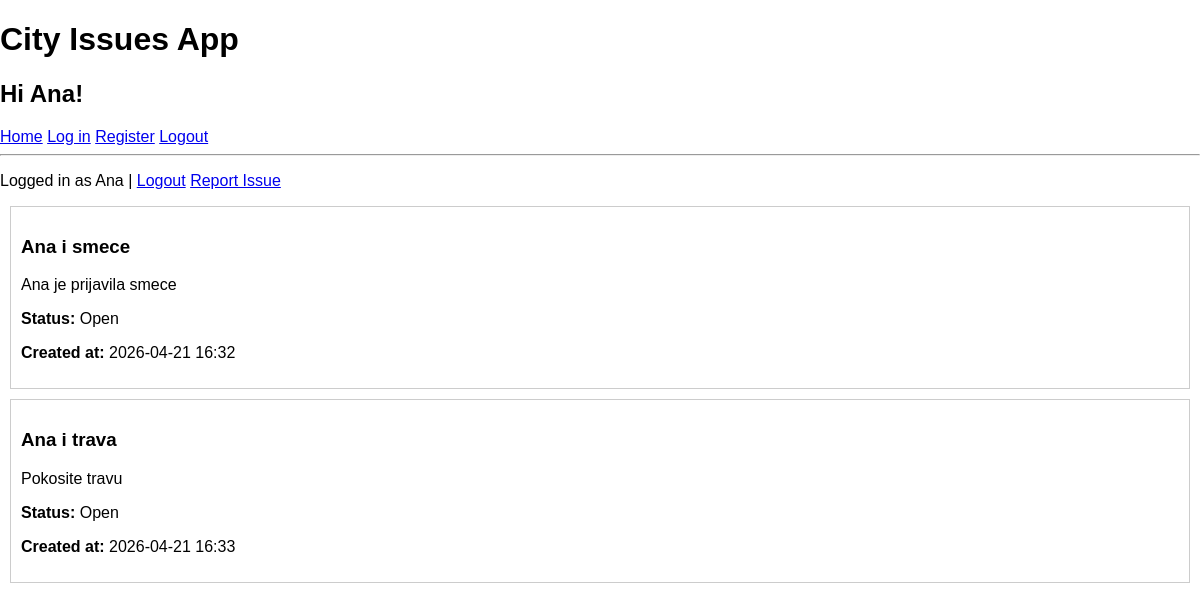
The page / (signed in) on the database as committed earlier.
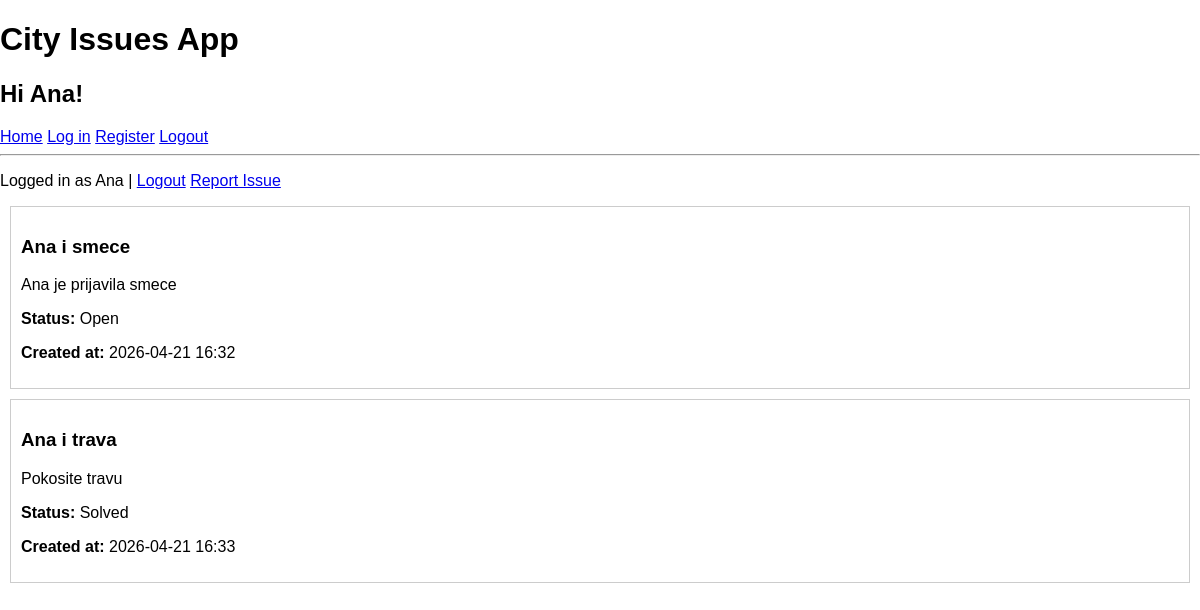
The same page on the database as committed later.
### models.py (models this page shows)
class Issue(db.Model):
    id = db.Column(db.Integer, primary_key=True)
    title = db.Column(db.String(100), nullable=False)
    description = db.Column(db.Text, nullable=False)
    status = db.Column(db.String(20), default='Open')
    created_at = db.Column(db.DateTime, default=datetime.utcnow)
    user_id = db.Column(db.Integer, db.ForeignKey('user.id'))
    user = db.relationship('User', backref='issues')

### app.py (the view)
@app.route("/")
def index():
    if 'user_id' not in session:
         return redirect('/login')
    issues = Issue.query.filter_by(user_id = session['user_id']).all()
    return render_template("index.html", issues=issues)

### templates/index.html
{% extends "base.html" %}
{% block head %}
<h1>City Issues App</h1>
<h2>Hi {{session ['username']}}!</h2>
{% endblock %}
{% block body %}
    {% if session.get ('user_id') %}
            <p>
                Logged in as {{ session['username'] }} |
                <a href="{{url_for('logout')}}">Logout</a>
                <a href="{{url_for('create')}}">Report Issue</a>
            </p>
        {% else %}
            <a href="{{url_for('login')}}">Log in</a>
            <a href="{{url_for('register')}}">Register</a>
    {% endif %}
    {% for issue in issues%}
        <div style="border:1px solid #ccc; padding: 10px; margin: 10px;">
            <h3>{{ issue.title}}</h3>
            <p>{{ issue.description}}</p>
            <p> <b>Status:</b> {{ issue.status}}</p>
            <p> <b>Created at:</b> {{ issue.created_at.strftime("%Y-%m-%d %H:%M")}}</p>
        </div>
    {% else %}
        <p>No issues reported.</p>
    {%endfor%}
{% endblock %}

### templates/base.html (shortened to what this page needs)
<!DOCTYPE html>
<html lang="en">
<head>
    <link rel="stylesheet" href="{{ url_for('static', filename='main.css') }}">
    {% block head %} {% endblock %}
</head>
<body>
    <nav>
        <a href="/">Home</a>
        <a href="{{url_for('login')}}">Log in</a>
        <a href="{{url_for('register')}}">Register</a>
        <a href="{{url_for('logout')}}">Logout</a>
    </nav>
    <hr>
    {% block body %}{% endblock %}
</body>
</html>

### static/main.css (style rules this page uses)
body { margin: 0; font-family: sans-serif; }

Rows that differ between the two databases and show on the page:
changed Issue "Ana i trava": status "Open" → "Solved"
